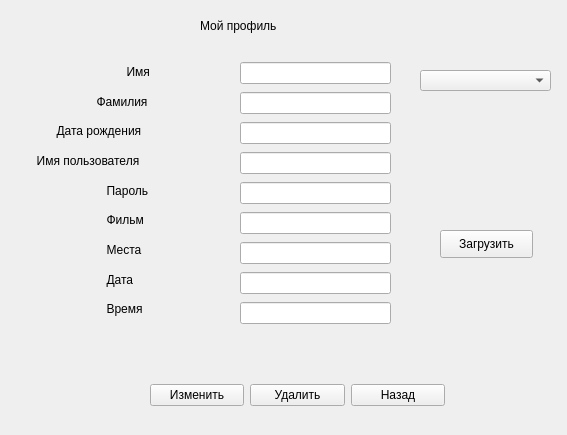
<?xml version="1.0" encoding="UTF-8"?>
<ui version="4.0">
 <class>AccountinfoUser</class>
 <widget class="QWidget" name="AccountinfoUser">
  <property name="geometry">
   <rect>
    <x>0</x>
    <y>0</y>
    <width>567</width>
    <height>435</height>
   </rect>
  </property>
  <property name="windowTitle">
   <string>Мой профиль</string>
  </property>
  <property name="windowIcon">
   <iconset resource="resource.qrc">
    <normaloff>:/rec/img/login.png</normaloff>:/rec/img/login.png</iconset>
  </property>
  <widget class="QWidget" name="layoutWidget">
   <property name="geometry">
    <rect>
     <x>240</x>
     <y>60</y>
     <width>151</width>
     <height>271</height>
    </rect>
   </property>
   <layout class="QVBoxLayout" name="verticalLayout">
    <item>
     <widget class="QLineEdit" name="txt_name"/>
    </item>
    <item>
     <widget class="QLineEdit" name="txt_surname"/>
    </item>
    <item>
     <widget class="QLineEdit" name="txt_date"/>
    </item>
    <item>
     <widget class="QLineEdit" name="txt_username"/>
    </item>
    <item>
     <widget class="QLineEdit" name="txt_userpassword">
      <property name="text">
       <string/>
      </property>
     </widget>
    </item>
    <item>
     <widget class="QLineEdit" name="txt_film">
      <property name="readOnly">
       <bool>true</bool>
      </property>
     </widget>
    </item>
    <item>
     <widget class="QLineEdit" name="txt_places">
      <property name="readOnly">
       <bool>true</bool>
      </property>
     </widget>
    </item>
    <item>
     <widget class="QLineEdit" name="txt_dat">
      <property name="readOnly">
       <bool>true</bool>
      </property>
     </widget>
    </item>
    <item>
     <widget class="QLineEdit" name="txt_time">
      <property name="readOnly">
       <bool>true</bool>
      </property>
     </widget>
    </item>
   </layout>
  </widget>
  <widget class="QPushButton" name="pushButton_load_tab">
   <property name="geometry">
    <rect>
     <x>440</x>
     <y>230</y>
     <width>93</width>
     <height>28</height>
    </rect>
   </property>
   <property name="text">
    <string>Загрузить</string>
   </property>
  </widget>
  <widget class="QWidget" name="layoutWidget_2">
   <property name="geometry">
    <rect>
     <x>20</x>
     <y>60</y>
     <width>201</width>
     <height>261</height>
    </rect>
   </property>
   <layout class="QVBoxLayout" name="verticalLayout_2">
    <item>
     <widget class="QLabel" name="label_2">
      <property name="text">
       <string>                                Имя</string>
      </property>
     </widget>
    </item>
    <item>
     <widget class="QLabel" name="label_3">
      <property name="text">
       <string>                       Фамилия</string>
      </property>
     </widget>
    </item>
    <item>
     <widget class="QLabel" name="label_4">
      <property name="text">
       <string>           Дата рождения</string>
      </property>
     </widget>
    </item>
    <item>
     <widget class="QLabel" name="label_5">
      <property name="text">
       <string>     Имя пользователя</string>
      </property>
     </widget>
    </item>
    <item>
     <widget class="QLabel" name="label_6">
      <property name="text">
       <string>                          Пароль</string>
      </property>
     </widget>
    </item>
    <item>
     <widget class="QLabel" name="label_7">
      <property name="text">
       <string>                          Фильм</string>
      </property>
     </widget>
    </item>
    <item>
     <widget class="QLabel" name="label_8">
      <property name="text">
       <string>                          Места</string>
      </property>
     </widget>
    </item>
    <item>
     <widget class="QLabel" name="label_10">
      <property name="text">
       <string>                          Дата</string>
      </property>
     </widget>
    </item>
    <item>
     <widget class="QLabel" name="label_9">
      <property name="text">
       <string>                          Время</string>
      </property>
     </widget>
    </item>
   </layout>
  </widget>
  <widget class="QWidget" name="layoutWidget_3">
   <property name="geometry">
    <rect>
     <x>150</x>
     <y>380</y>
     <width>295</width>
     <height>30</height>
    </rect>
   </property>
   <layout class="QHBoxLayout" name="horizontalLayout">
    <item>
     <widget class="QPushButton" name="pushButton_Edit">
      <property name="text">
       <string>Изменить</string>
      </property>
     </widget>
    </item>
    <item>
     <widget class="QPushButton" name="pushButton_Delete">
      <property name="text">
       <string>Удалить</string>
      </property>
     </widget>
    </item>
    <item>
     <widget class="QPushButton" name="pushButton_2">
      <property name="text">
       <string>Назад</string>
      </property>
     </widget>
    </item>
   </layout>
  </widget>
  <widget class="QLabel" name="label">
   <property name="geometry">
    <rect>
     <x>200</x>
     <y>10</y>
     <width>271</width>
     <height>31</height>
    </rect>
   </property>
   <property name="text">
    <string>Мой профиль</string>
   </property>
  </widget>
  <widget class="QComboBox" name="comboBox">
   <property name="geometry">
    <rect>
     <x>420</x>
     <y>70</y>
     <width>131</width>
     <height>21</height>
    </rect>
   </property>
  </widget>
 </widget>
 <resources>
  <include location="resource.qrc"/>
 </resources>
 <connections/>
</ui>
